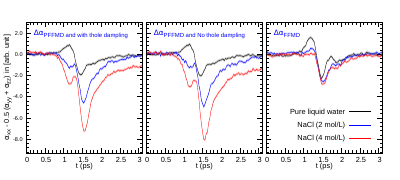

Recreate this plot in gnuplot.
set encoding utf8 
set terminal postscript enhanced 
set terminal postscript eps size 3.5,3 enhanced color \
    font 'Arial,6'  linewidth 1
##set key box lw 1
set key width 0.5 height 0.5
set key font 'Arial,9'
set key spacing 1.6
set key right top


#set terminal postscript eps enhanced size 4.0in,1.8in
#set output 'salt-PA.eps'


set style fill transparent solid 0.25 # partial transparency
set style fill noborder # no separate top/bottom lines


set term png truecolor  # or "set term pngcairo"
set terminal pdfcairo enhanced size 4.0in,1.8in
set output 'nacl-PA.pdf'


set size 1,1

NZ=2000
NX=2000
SCALE=0.2

set lmargin 7
set rmargin 2

# Axes
set xr [0:NZ] #Time /16
set mytics 5
set mxtics

# Multiplot
set multiplot layout 1,3 rowsfirst

f(x) = (x)**2
 
#----------------
#-  First plot  -
#----------------

# labels and axis
set tmargin at screen 0.88; set bmargin at screen 0.15
set size 0.45, 1
set origin -0.06, 0.0


set xrange [0:3.1]
set yrange [-0.0093:0.003]


set format y '%.1t'  # Format for 'y' values using mantissa  


set ylabel "{/Symbol a}_{xx} - 0.5 ({/Symbol a}_{yy} + {/Symbol a}_{zz}) in [arb. unit]" offset 4,0,0 font 'Arial,9'


set xrange [0:3.1]
set ytics offset 0.5,0,0
set xtics offset 0,0.5,0
set ytics -0.010, 0.002, 0.006 font 'Arial,6 
set xtics font 'Arial,9'
set label "{/Symbol D}{/Symbol a}_{PFFMD and with thole dampling}"  at 0.2,0.002 font 'Arial,9'  textcolor rgb "blue"

path_to_directory1="../with-and-witout-damping-function-PFFMD/with"

unset key
c=1
set xlabel "t (ps)" font 'Arial,9'  offset 0,1.5,0
c=2.5
plot path_to_directory1."/pureliquidwater/EDIDsecond.dat" using ($1*0.001):($2*c - 0) title       "Pure liquid water" with line ls 1 lc rgb "black" lw 0.2 dt 1,\
     path_to_directory1."/pureliquidwater/EDIDsecond.dat" using ($1*0.001):($2*c + 0.00012):($2*c - 0.00012) with filledcurves lc "black" notitle,\
     path_to_directory1."/nacl-2mol/EDIDsecond.dat" using ($1*0.001):($2*c -  0  ) title "MgCl_2 (2 mol/L)"   with line ls 1 lc rgb "blue" lw 0.5,\
     path_to_directory1."/nacl-2mol/EDIDsecond.dat" using ($1*0.001):($2*c + 0.00012):($2*c - 0.00012) with filledcurves lc "blue" notitle,\
     path_to_directory1."/nacl-4mol/EDIDsecond.dat" using ($1*0.001):($2*c - 0 ) title   "MgCl_2 (4 mol/L)"   with line ls 1 lc rgb "red" lw 0.2,\
     path_to_directory1."/nacl-4mol/EDIDsecond.dat" using ($1*0.001):($2*c + 0.00012):($2*c - 0.00012) with filledcurves lc "red" notitle,\


unset label 
unset arrow 
unset ylabel
unset ytics
#-----------------
#-  Second plot  -
#-----------------

set tmargin at screen 0.88; set bmargin at screen 0.15
set size 0.45, 1
set origin 0.24,0.0
set xrange [0:3.1]
set xlabel "t (ps)" font 'Arial,9'  offset 0,1.5,0
unset ytics
set ytics format " "

path_to_directory1="../PFFMD-57000-trajectories-Starting-frames-Long-NVT-trajectrories-then-pulse-applied/polarizabilityanistropy"

set label "{/Symbol D}{/Symbol a}_{PFFMD and No thole dampling}"  at 0.2,0.002 font 'Arial,9'  textcolor rgb "blue"
c=1
c=2.5
unset key
plot path_to_directory1."/pureliquidwater/EDIDsecond.dat" using ($1*0.001):($2*c - 0) title       "Pure liquid water" with line ls 1 lc rgb "black" lw 0.2 dt 1,\
     path_to_directory1."/pureliquidwater/EDIDsecond.dat" using ($1*0.001):($2*c + 0.00012):($2*c - 0.00012) with filledcurves lc "black" notitle,\
     path_to_directory1."/nacl-2mol/EDIDsecond.dat" using ($1*0.001):($2*c -  0  ) title "MgCl_2 (2 mol/L)"   with line ls 1 lc rgb "blue" lw 0.5,\
     path_to_directory1."/nacl-2mol/EDIDsecond.dat" using ($1*0.001):($2*c + 0.00012):($2*c - 0.00012) with filledcurves lc "blue" notitle,\
     path_to_directory1."/nacl-4mol/EDIDsecond.dat" using ($1*0.001):($2*c - 0 ) title   "MgCl_2 (4 mol/L)"   with line ls 1 lc rgb "red" lw 0.2,\
     path_to_directory1."/nacl-4mol/EDIDsecond.dat" using ($1*0.001):($2*c + 0.00012):($2*c - 0.00012) with filledcurves lc "red" notitle,\


unset label 
unset arrow 

set tmargin at screen 0.88; set bmargin at screen 0.15
set size 0.45, 1
set origin 0.54,0.0

set xrange [0:3.1] 
set xlabel "t (ps)" font 'Arial,9'  offset 0,1.5,0
set key 

set label "{/Symbol D}{/Symbol a}_{FFMD}"  at 0.2,0.002 font 'Arial,9'  textcolor rgb "blue"

path_to_directory1="../FFMD-150000-trajectories-Starting-frames-long-NVT-trajectories-then-pulse-applied/with-damping"

set key bottom font 'Arial,9'
c=1
plot path_to_directory1."/pureliquidwater/EDIDsecond.dat" using ($1*0.001):($2*c - 0) title       "Pure liquid water" with line ls 1 lc rgb "black" lw 0.2 dt 1,\
     path_to_directory1."/pureliquidwater/EDIDsecond.dat" using ($1*0.001):($2*c + 0.00012):($2*c - 0.00012) with filledcurves lc "black" notitle,\
     path_to_directory1."/nacl-2mol/EDIDsecond.dat" using ($1*0.001):($2*c -  0  ) title "NaCl (2 mol/L)"   with line ls 1 lc rgb "blue" lw 0.5,\
     path_to_directory1."/nacl-2mol/EDIDsecond.dat" using ($1*0.001):($2*c + 0.00012):($2*c - 0.00012) with filledcurves lc "blue" notitle,\
     path_to_directory1."/nacl-4mol/EDIDsecond.dat" using ($1*0.001):($2*c - 0 ) title   "NaCl (4 mol/L)"   with line ls 1 lc rgb "red" lw 0.2,\
     path_to_directory1."/nacl-4mol/EDIDsecond.dat" using ($1*0.001):($2*c + 0.00012):($2*c - 0.00012) with filledcurves lc "red" notitle,\

unset multiplot
unset output

